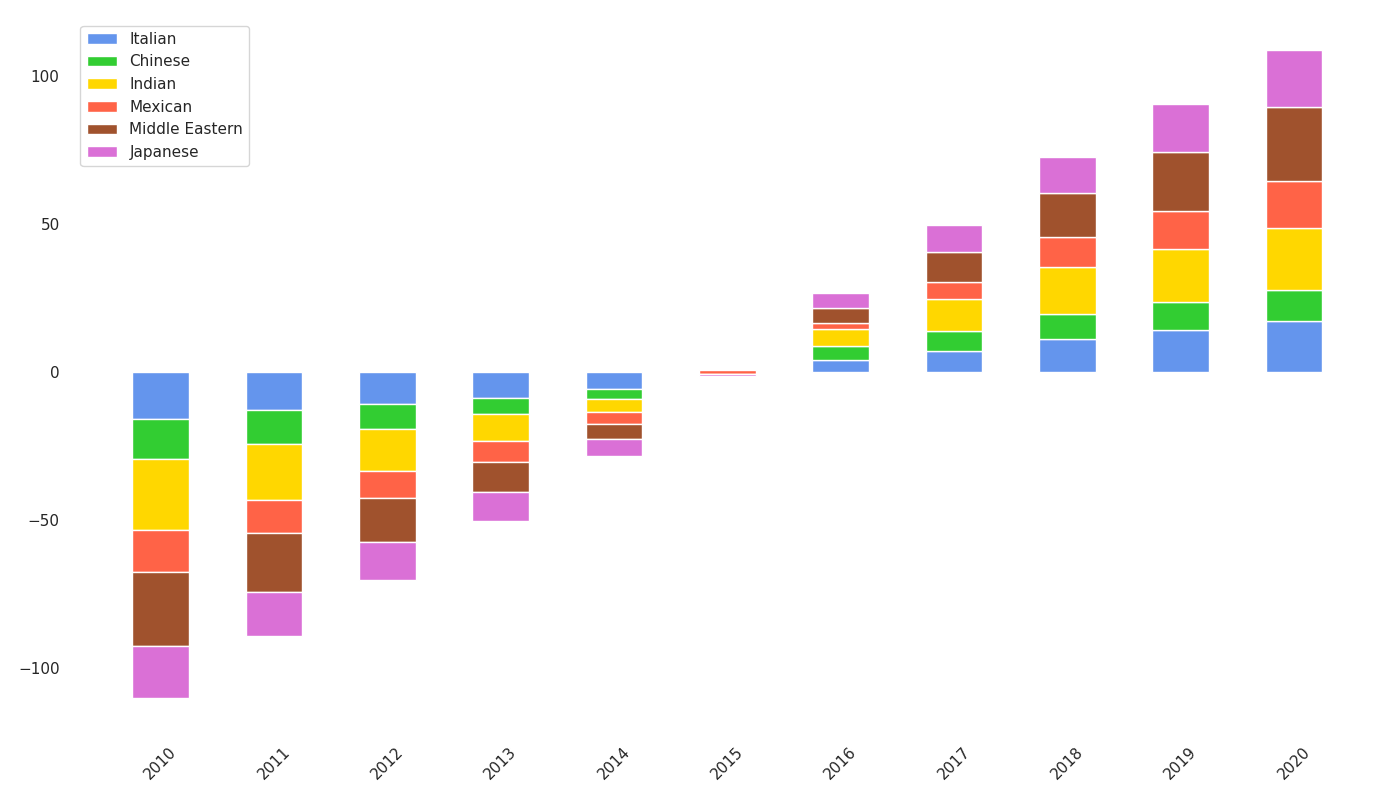

Write Python code to recreate this figure.
import matplotlib.pyplot as plt
import numpy as np

years = np.arange(2010, 2021)

italian_cuisine = [65, 68, 70, 72, 75, 80, 85, 88, 92, 95, 98]
chinese_cuisine = [70, 72, 75, 78, 80, 85, 88, 90, 92, 93, 94]
indian_cuisine = [50, 55, 60, 65, 70, 74, 80, 85, 90, 92, 95]
mexican_cuisine = [60, 63, 65, 67, 70, 73, 76, 80, 84, 87, 90]
middle_eastern_cuisine = [30, 35, 40, 45, 50, 55, 60, 65, 70, 75, 80]
japanese_cuisine = [55, 58, 60, 63, 67, 72, 78, 82, 85, 89, 92]

# Convert data to centered format
italian_center = np.array(italian_cuisine) - np.mean(italian_cuisine)
chinese_center = np.array(chinese_cuisine) - np.mean(chinese_cuisine)
indian_center = np.array(indian_cuisine) - np.mean(indian_cuisine)
mexican_center = np.array(mexican_cuisine) - np.mean(mexican_cuisine)
middle_eastern_center = np.array(middle_eastern_cuisine) - np.mean(middle_eastern_cuisine)
japanese_center = np.array(japanese_cuisine) - np.mean(japanese_cuisine)

ind = np.arange(len(years))
width = 0.5

fig, ax = plt.subplots(figsize=(14, 8))
colors = ['cornflowerblue', 'limegreen', 'gold', 'tomato', 'sienna', 'orchid']

# Diverging bar chart
ax.bar(ind, italian_center, width, color=colors[0], label='Italian')
ax.bar(ind, chinese_center, width, color=colors[1], bottom=italian_center, label='Chinese')
ax.bar(ind, indian_center, width, color=colors[2], bottom=italian_center + chinese_center, label='Indian')
ax.bar(ind, mexican_center, width, color=colors[3], bottom=italian_center + chinese_center + indian_center, label='Mexican')
ax.bar(ind, middle_eastern_center, width, color=colors[4], bottom=italian_center + chinese_center + indian_center + mexican_center, label='Middle Eastern')
ax.bar(ind, japanese_center, width, color=colors[5], bottom=italian_center + chinese_center + indian_center + mexican_center + middle_eastern_center, label='Japanese')

ax.set_xticks(ind)
ax.set_xticklabels(years, rotation=45)

ax.spines['top'].set_visible(False)
ax.spines['right'].set_visible(False)
ax.spines['left'].set_visible(False)
ax.spines['bottom'].set_visible(False)
ax.legend()

plt.tight_layout()
plt.show()
